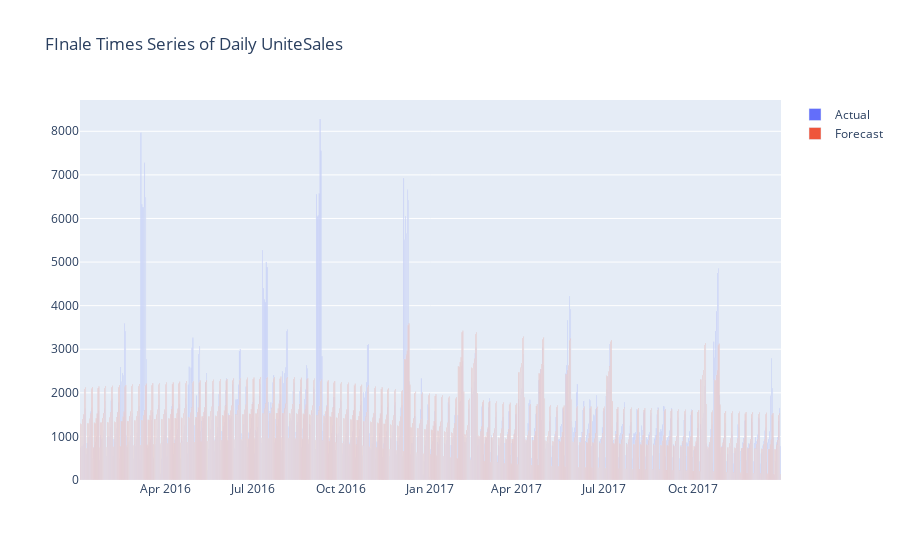
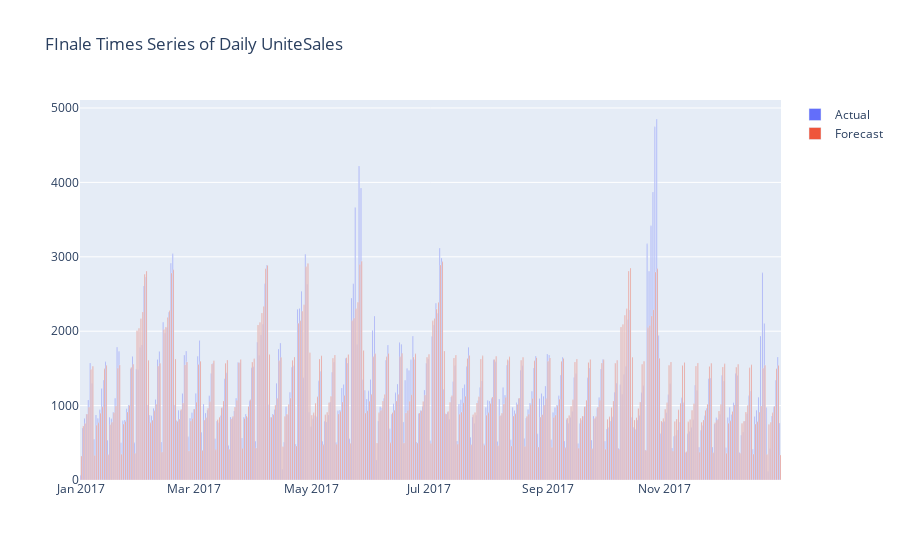

The notebook cell saved with these charts, in order:
### Markdown cell above
## b. fbProphetMutlivariate using IsPromo variables

The second Model is using fbProphet using only the values of the times series of the dataset but to do the comparition between a product on promotion or not, they is twp model which is created
- fb Prophet model using only the data which is **not in promotion**
- fb Prophet model using only the data which is in **promotion**

Then depending on if the product was in promotion or not at this time, we select the output from one of this model. It's working in the same way to forecast a week ahead, in promotion or not we are going to use one of this model.

### Code cell
# class need to be imported at least once before runing it
import sys
from src.ah_forecast_sales.pipeline.fbProphetMultivariate import fbProphetMultivariate
del sys.modules['src.ah_forecast_sales.pipeline.fbProphetMultivariate']
from src.ah_forecast_sales.pipeline.fbProphetMultivariate import fbProphetMultivariate

## Based on the full Dataset 2016/2017
print('Model based on 2016 and 2017 data')
fb_prophet_forecast = fbProphetMultivariate(itemNumberSample, start_date = '2018-01-01')
print('The RMSE is {}'. format(fb_prophet_forecast.rmse))
print('The NRMSE is {}'. format(fb_prophet_forecast.nrmse))

fb_prophet_forecast.get_vizualisation_metrics().show()

## Based on the last year of the dataset
print('Model based on 2017 data')
tmp = itemNumberSample[
    itemNumberSample.years=='2017'
].copy()
fb_prophet_forecast = fbProphetMultivariate(tmp, start_date = '2018-01-01')
print('The RMSE is {}'. format(fb_prophet_forecast.rmse))
print('The NRMSE is {}'. format(fb_prophet_forecast.nrmse))

fb_prophet_forecast.get_vizualisation_metrics().show()

### Figure 1 — Plotly figure (JSON) as saved in the notebook; plotly's stock layout.template omitted (floating-point values rounded to 4 significant figures; data arrays with more than 128 entries replaced by an {"elided": "..."} marker saying what was removed)
{"data": [{"name": "Actual", "type": "bar", "x": {"elided": "728 str values"}, "y": {"elided": "728 int values"}}, {"name": "Forecast", "type": "bar", "x": {"elided": "728 str values"}, "y": {"elided": "728 float values"}}], "layout": {"title": {"text": "FInale Times Series of Daily UniteSales"}}}

### Figure 2 — Plotly figure (JSON) as saved in the notebook; plotly's stock layout.template omitted (floating-point values rounded to 4 significant figures; data arrays with more than 128 entries replaced by an {"elided": "..."} marker saying what was removed)
{"data": [{"name": "Actual", "type": "bar", "x": {"elided": "365 str values"}, "y": {"elided": "365 int values"}}, {"name": "Forecast", "type": "bar", "x": {"elided": "365 str values"}, "y": {"elided": "365 float values"}}], "layout": {"title": {"text": "FInale Times Series of Daily UniteSales"}}}
